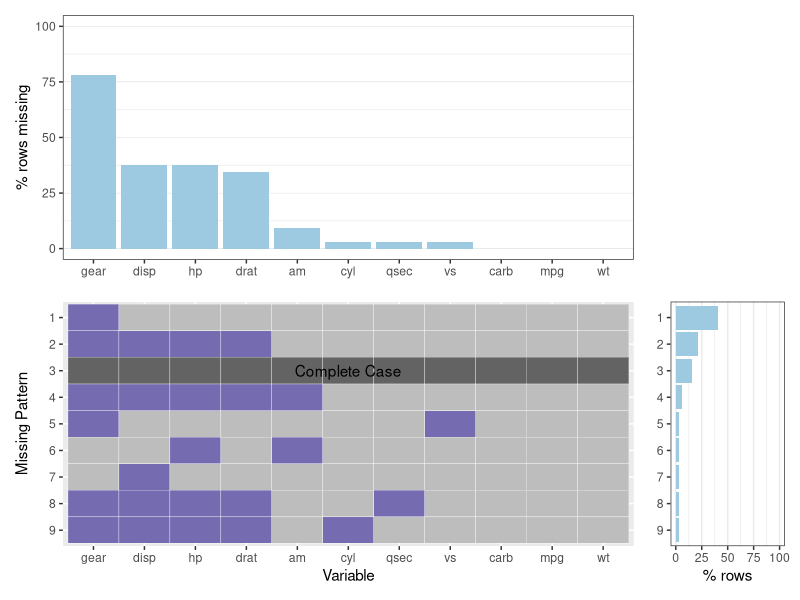

Generate this figure with R:
## ---- chunk 1
# this prevents package loading message from appearing in the rendered version of your problem set
knitr::opts_chunk$set(warning = FALSE, message = FALSE,
                      echo = TRUE)
## ---- chunk 2
library(tidyverse)
library(patchwork)

# Add NAs to mtcars dataset
set.seed(5702)
mycars <- mtcars
mycars[1:25, "gear"] <- NA
mycars[10:20, 3:5] <- NA
for (i in 1:10) mycars[sample(32,1), sample(11,1)] <- NA
## ---- chunk 3
missing_patterns <- data.frame(is.na(mycars)) %>%
  group_by_all() %>%
  count(name = "count", sort = TRUE) %>%
  ungroup()
## ---- chunk 4
num_of_rows <- nrow(mycars)

pivot_missing_patterns <- missing_patterns %>% 
  rownames_to_column(var="id") %>% 
  gather(key, value, -c(id, count))

variable_missing <- missing_patterns %>% 
  summarise(across(-one_of(c("count")), ~ sum(., is.na(.), 0))) %>% 
  gather(key, value="missing_count") %>% 
  arrange(desc(missing_count))

pivot_missing_patterns <- pivot_missing_patterns %>% 
  inner_join(variable_missing, "key") %>%
  arrange(desc(missing_count), id) %>%
  mutate(id=factor(id)) %>%
  mutate(key=fct_reorder(key, missing_count, .desc=T))

missing_id <- pivot_missing_patterns %>% 
  group_by(id) %>% 
  summarise(n_of_missing=sum(value)) %>%
  filter(n_of_missing == 0) %>% 
  pull(id)

x_levels <- levels(pivot_missing_patterns$key)

missing_id_x <- x_levels[ceiling((length(x_levels)) / 2)]
missing_id_y <- levels(missing_id)[missing_id]

pivot_missing_patterns <- pivot_missing_patterns %>% 
  mutate(value=ifelse(id == missing_id_y, "Complete", ifelse(value, "Missing", "Not missing"))) %>%
  mutate(value=factor(value, levels = c("Missing", "Not missing", "Complete")))

p_tile <- ggplot(pivot_missing_patterns, aes(x=key, y=fct_rev(id), fill=value)) + 
  geom_tile(color="white") + 
  scale_fill_manual(values=c("#756bb1", "#bdbdbd", "#636363")) + 
  xlab("Variable")  +
  ylab("Missing Pattern") + 
  theme(legend.title = element_blank()) + 
  theme(legend.position = "none") + 
  annotate("text", x = missing_id_x, y = missing_id_y, label = "Complete Case")
## ---- chunk 5
input_pattern_hist <- missing_patterns %>% 
  rownames_to_column(var="id") %>%
  select(c(id, count)) %>%
  mutate(percentage=(count / num_of_rows))

p_pattern_hist <- ggplot(input_pattern_hist, aes(x=fct_rev(id), y=percentage)) + 
  geom_bar(stat = "identity", fill="#9ecae1") + 
  coord_flip() +
  scale_y_continuous(labels = scales::percent_format(accuracy = 1L, suffix=""), limits = c(0, 1.0)) + 
  xlab(element_blank())  +
  ylab("% rows") + 
  theme_bw() + 
  theme(
    panel.grid.major.y = element_blank()
  )
## ---- chunk 6
input_variable_hist <- pivot_missing_patterns %>% 
  group_by(key) %>%
  summarise(variable_count=sum(count[value=="Missing"])) %>%
  mutate(percentage=(variable_count / num_of_rows))

p_variable_hist <- ggplot(input_variable_hist, aes(x=key, y=percentage)) + 
  geom_bar(stat = "identity", fill="#9ecae1") + 
  scale_y_continuous(labels = scales::percent_format(accuracy = 1L, suffix=""), limits = c(0, 1.0)) + 
  xlab(element_blank())  +
  ylab("% rows missing") + 
  theme_bw() + 
  theme(
    panel.grid.major.x = element_blank() ,
    panel.grid.major.y = element_line( size=.1, color="gray")
  )
## ---- chunk 7
p_variable_hist + plot_spacer() + p_tile + p_pattern_hist +  plot_layout(widths = c(5, 1))
## ---- chunk 8
plot_missing <- function(data, percent=F) {
  
  missing_patterns <- data.frame(is.na(data)) %>%
    group_by_all() %>%
    count(name = "count", sort = TRUE) %>%
    ungroup()

  pivot_missing_patterns <- missing_patterns %>%
    rownames_to_column(var = "id") %>%
    gather(key, value, -c(id, count))  
  
  variable_missing <- missing_patterns %>%
    summarise(across(-one_of(c("count")), ~ sum(., is.na(.), 0))) %>%  
    gather(key, value = "missing_count") %>%
    arrange(desc(missing_count))
  
  pivot_missing_patterns <- pivot_missing_patterns %>%
    inner_join(variable_missing, "key") %>%
    arrange(desc(missing_count), id) %>%
    mutate(id = factor(id)) %>%
    mutate(key = fct_reorder(key, missing_count, .desc = T))  

  missing_id <- pivot_missing_patterns %>%
    group_by(id) %>%
    summarise(n_of_missing = sum(value)) %>%
    filter(n_of_missing == 0) %>%
    pull(id)  
  
  x_levels <- levels(pivot_missing_patterns$key)
  missing_id_x <- x_levels[ceiling((length(x_levels)) / 2)]
  missing_id_y <- levels(missing_id)[missing_id]
  
  pivot_missing_patterns <- pivot_missing_patterns %>%
    mutate(value = ifelse(id == missing_id_y, "Complete", ifelse(value, "Missing", "Not missing"))) %>%  
    mutate(value = factor(value, levels = c("Missing", "Not missing", "Complete")))      

  ## visualize missing value pattern
  p_tile <- ggplot(pivot_missing_patterns, aes(x = key, y = fct_rev(id), fill = value)) +  
    geom_tile(color = "white") +
    scale_fill_manual(values=c("#756bb1", "#bdbdbd", "#636363")) +
    xlab("Variable")  +  
    ylab("Missing Pattern") +
    theme(legend.title = element_blank()) +
    theme(legend.position = "none") +
    annotate("text", x = missing_id_x, y = missing_id_y, label = "Complete Case")

  input_variable_hist <- pivot_missing_patterns %>% 
    group_by(key) %>%
    summarise(variable_count=sum(count[value=="Missing"])) %>%
    mutate(percentage=(variable_count / num_of_rows))
  
  if (percent){
    input_variable_hist$variable_count = input_variable_hist$variable_count / num_of_rows
  }
  
  input_pattern_hist <- missing_patterns %>%  
    rownames_to_column(var = "id") %>%
    select(c(id, count))
  
  if (percent){
    input_pattern_hist$count = input_pattern_hist$count / num_of_rows
  }
    
  p_variable_hist <- ggplot(input_variable_hist, aes(x=key, y=variable_count)) + 
      geom_bar(stat = "identity", fill="#9ecae1") + 
      xlab(element_blank()) +
      ylab("number rows missing") + 
      theme_bw() + 
      theme(
        panel.grid.major.x = element_blank() ,
        panel.grid.major.y = element_line( size=.1, color="gray")
      )
  
  if (percent){
    p_variable_hist <- p_variable_hist + 
      ylab("% rows missing") + 
      scale_y_continuous(labels = scales::percent_format(accuracy = 1L, suffix=""), limits = c(0, 1.0))
  }
  
  p_pattern_hist <- ggplot(input_pattern_hist, aes(x=fct_rev(id), y=count)) + 
    geom_bar(stat = "identity", fill="#9ecae1") + 
    coord_flip() +
    xlab(element_blank())  +
    ylab("row count") +
    theme_bw() + 
    theme(
      panel.grid.major.y = element_blank()
    )
  
  if (percent){
    p_pattern_hist <- p_pattern_hist + 
      ylab("% rows") +
      scale_y_continuous(labels = scales::percent_format(accuracy = 1L, suffix=""), limits = c(0, 1.0))
  }
  
  p_variable_hist + plot_spacer() + p_tile + p_pattern_hist + plot_layout(widths = c(4, 1), heights = c(2, 8))
}
